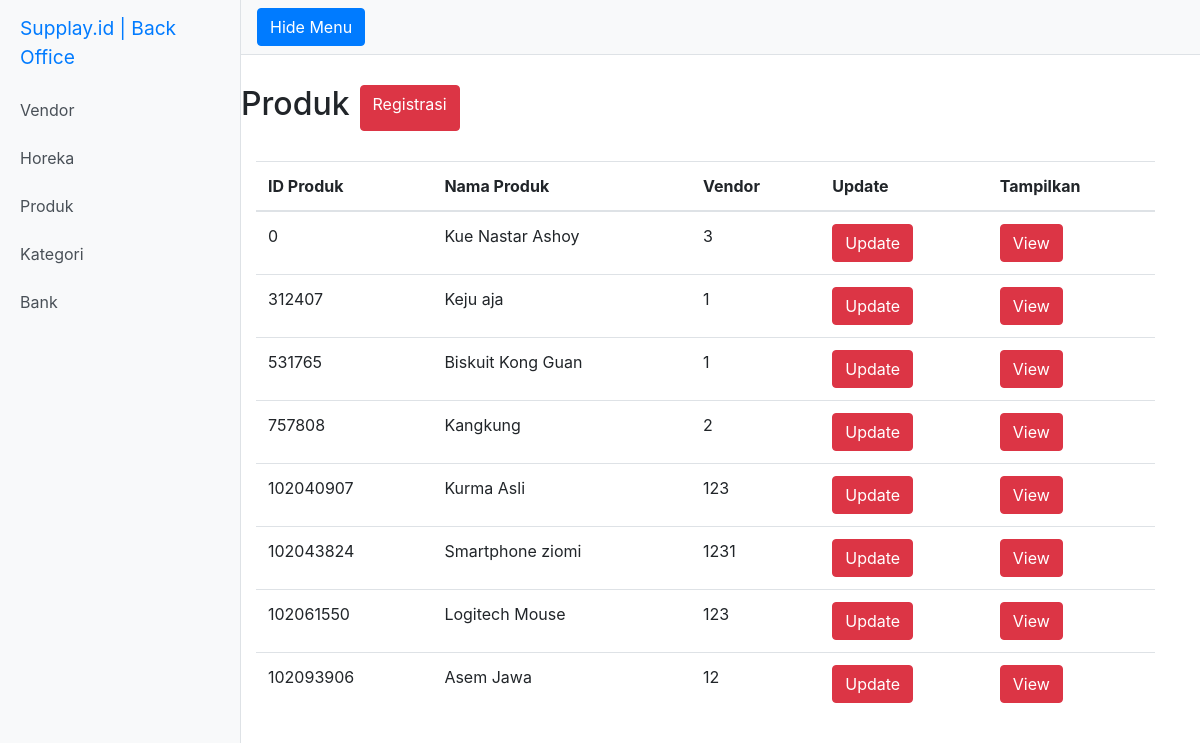
Screenshot of /index.php/product with the database file from the repository.
### tables this page shows
CREATE TABLE `products` (
  `product_id` int(10) NOT NULL,
  `product_name` varchar(255) NOT NULL,
  `vendor_id` int(10) NOT NULL,
  `product_desc` varchar(255) NOT NULL,
  `category_id` int(10) NOT NULL,
  `qty` int(3) NOT NULL,
  `unit` varchar(255) NOT NULL,
  `price_perunit` int(7) NOT NULL,
  `created_at` datetime NOT NULL,
  `updated_at` timestamp NOT NULL DEFAULT current_timestamp(),
  `status_id` int(1) NOT NULL
);

### application/controllers/Product.php (called while the page is built, shortened)
<?php
class product extends CI_Controller {
    public function index() {
        $this->load->model("ProductModel");
        $data = array(
            "product" => $this->ProductModel->get()
        );
        $this->load->view("template/header");
        $this->load->view("product/viewall", $data);
        $this->load->view("template/footer");
    }
}
?>

### index.php (called while the page is built, shortened)
<?php
require_once BASEPATH.'core/CodeIgniter.php';

### application/models/ProductModel.php (called while the page is built, shortened)
<?php
class ProductModel extends CI_Model {
    public function get() {
        return $this->db->get('products')->result();
    }
}
?>

### application/views/product/viewall.php (the view)
<div class="container body-content">
  <div class="row">
    <h2>Produk</h2>
    <a href="<?php echo base_url(); ?>index.php/product/insert" class="btn btn-danger btn-reg" role="button">Registrasi</a>
  </div>
  <div class="row warzone">
      <div class="col-md-12">
        <table class="table table-hover">
            <thead>
                <tr>
                    <th>ID Produk</th>
                    <th>Nama Produk</th>
                    <th>Vendor</th>
                    <th>Update</th>
                    <th>Tampilkan</th>
                </tr>
            </thead>
            <tbody>
                <?php foreach ($product as $row) {?>
                    <tr>
                        <td><?php echo $row->product_id; ?></td>
                        <td><?php echo $row->product_name; ?></td>
                        <td><?php echo $row->vendor_id; ?></td>
                        <td><a href="<?php echo base_url(); ?>index.php/product/update/<?php echo $row->product_id; ?>" class="btn btn-danger" role="button">Update</a></td>
                        <td><a href="<?php echo base_url(); ?>index.php/product/detail/<?php echo $row->product_id; ?>" class="btn btn-danger" role="button">View</a></td>
                    </tr>
                <?php } ?>
            </tbody>
        </table>
      </div>
  </div>
</div>

### public/style.css (style rules this page uses)
.btn-reg { margin-left: 10px; }
.warzone { padding-top:30px; padding-bottom:30px; width: 100%; }
.body-content { padding-top: 30px; padding-bottom: 30px; padding-left:100px; }
body { overflow-x: hidden; }

### rows the page displays
products: product_id "0", product_name "Kue Nastar Ashoy", vendor "3"
products: product_id "312407", product_name "Keju aja", vendor "1"
products: product_id "531765", product_name "Biskuit Kong Guan", vendor "1"
products: product_id "757808", product_name "Kangkung", vendor "2"
products: product_id "102040907", product_name "Kurma Asli", vendor "123"
products: product_id "102043824", product_name "Smartphone ziomi", vendor "1231"
products: product_id "102061550", product_name "Logitech Mouse", vendor "123"
products: product_id "102093906", product_name "Asem Jawa", vendor "12"
